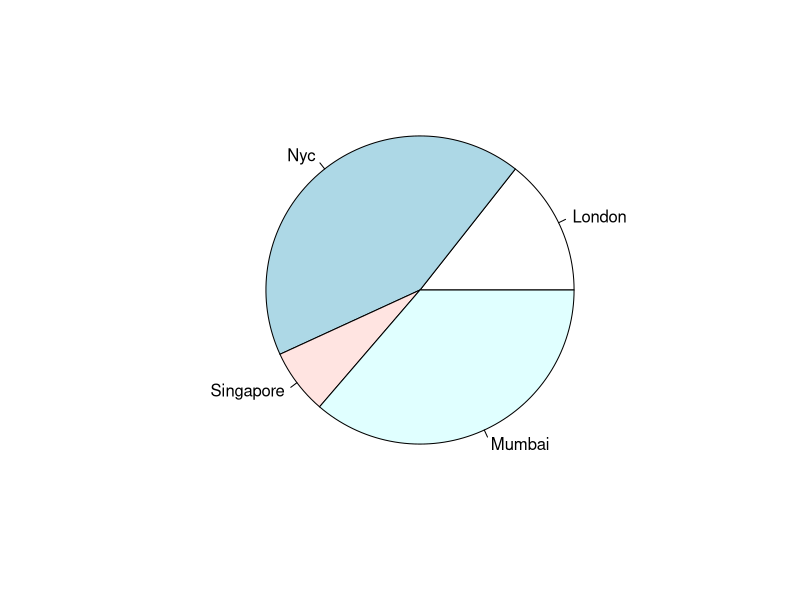
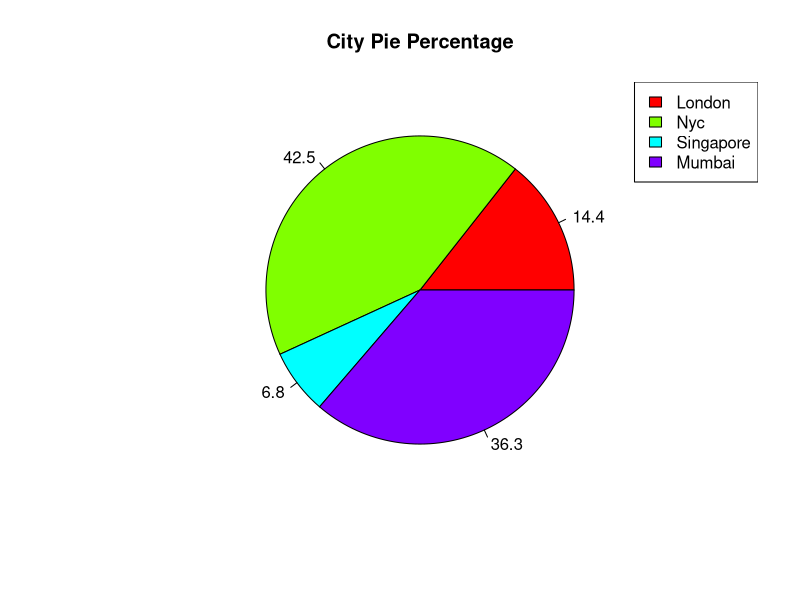

Here is the R script that generated these plots, in order: (Note: this script raises an error after producing the figures.)
x=c(21,62,10,53)
labels=c("London","Nyc","Singapore","Mumbai")
png(file="city.png")
pie(x,labels)
dev.off()

#################################################################
pie_percentage=round((100*x)/sum(x),1)
png(file="City_percentage.png")
pie(x,labels = pie_percentage,main = "City Pie Percentage",col =rainbow(length(x)))
legend("topright",c("London","Nyc","Singapore","Mumbai"),cex = 1,fill = rainbow(length(x)))
dev.off()
################################################################################
png(file="pie_3d.png")


pie3D(x,labels = pie_percentage,explode = 0.1,main="city pie percentage",col=rainbow(length(x)))
legend("topright",c("London","Nyc","Singapore","Mumbai"),cex=1.2,fill = rainbow((length(x))))
dev.off()
pie3